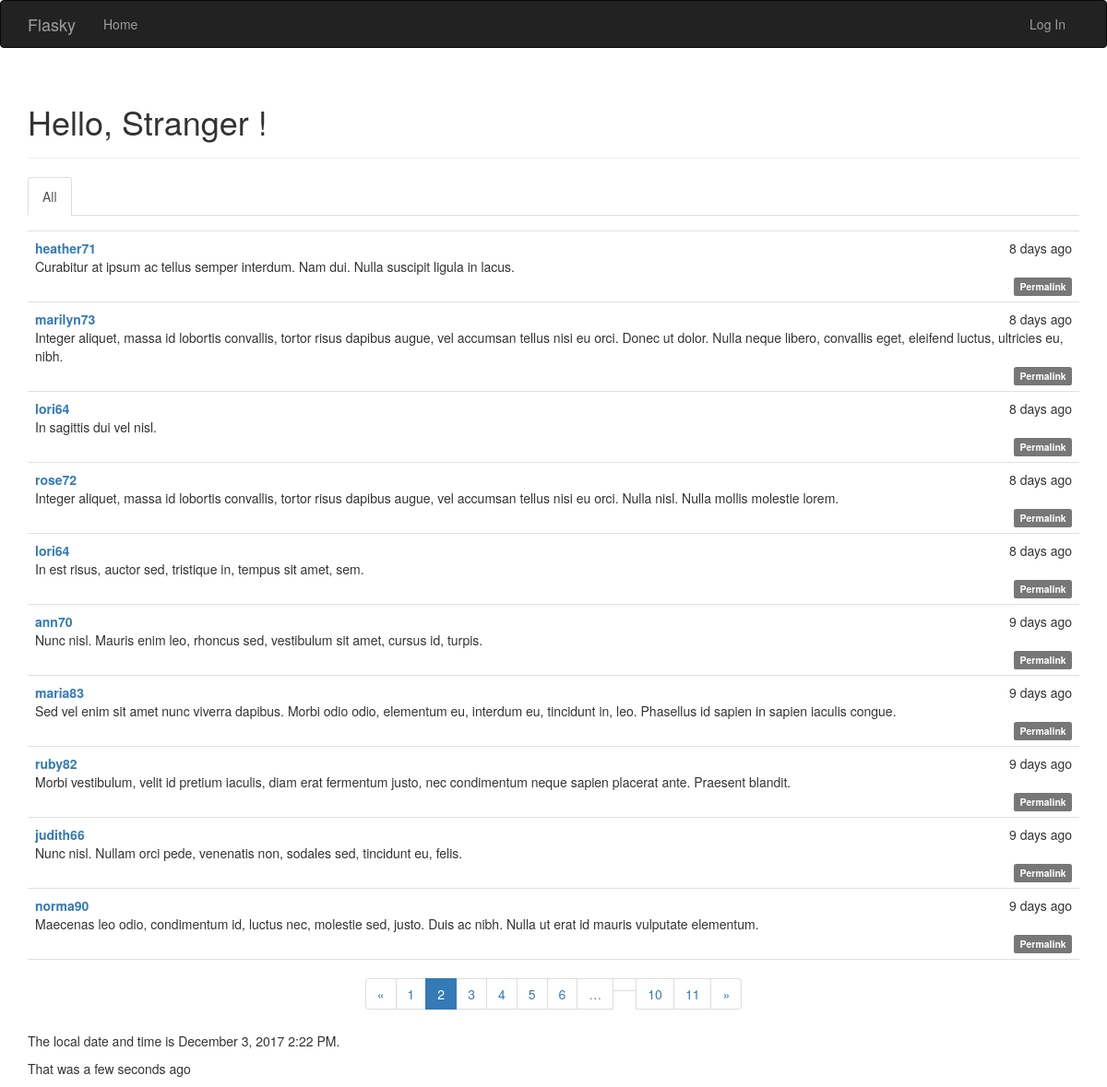
Screenshot of /?page=2 with the database file from the repository.
### app/models.py (models this page shows, shortened)
class Post(db.Model):
    __tablename__ = 'posts'
    id = db.Column(db.Integer, primary_key=True)
    body = db.Column(db.Text)
    timestamp = db.Column(db.DateTime, index=True, default=datetime.utcnow)
    author_id = db.Column(db.Integer, db.ForeignKey('users.id'))
    body_html = db.Column(db.Text)

class User(UserMixin, db.Model):
    __tablename__ = 'users'
    id = db.Column(db.Integer, primary_key=True)
    email = db.Column(db.String(64), unique=True, index=True)
    username = db.Column(db.String(32), unique=True, index=True)
    password_hash = db.Column(db.String(128))
    confirmed = db.Column(db.Boolean, default=False)
    name = db.Column(db.String(64))
    location = db.Column(db.String(64))
    about_me = db.Column(db.Text())
    member_since = db.Column(db.DateTime(), default=datetime.utcnow)
    last_seen = db.Column(db.DateTime(), default=datetime.utcnow)
    role_id = db.Column(db.Integer, db.ForeignKey('roles.id'))
    posts = db.relationship('Post', backref='author', lazy='dynamic')
    followed = db.relationship('Follow',
                                foreign_keys=[Follow.follower_id],
                                backref=db.backref('follower', lazy='joined'),
                                lazy='dynamic',
                                cascade='all, delete-orphan')
    followers = db.relationship('Follow',
                                foreign_keys=[Follow.followed_id],
                                backref=db.backref('followed', lazy='joined'),
                                lazy='dynamic',
                                cascade='all, delete-orphan')
    @property
    def password(self):
        raise AttributeError('password is not a readable attribute')

### app/main/views.py (the view)
@main.route('/', methods=['GET', 'POST'])
def index():
    form = PostForm()
    if current_user.can(Permission.WRITE_ARTICLES) and \
            form.validate_on_submit():
        post = Post(body=form.body.data,
                    author = current_user._get_current_object())
        db.session.add(post)
        return redirect(url_for('main.index'))
    page = request.args.get('page', 1, type=int)
    show_followed = False
    if current_user.is_authenticated:
        show_followed = bool(request.cookies.get('show_followed', ''))
    if show_followed:
        query = current_user.followed_posts
    else:
        query = Post.query
    pagination = query.order_by(Post.timestamp.desc()).paginate(
            page, per_page=current_app.config['FLASKY_POSTS_PER_PAGE'],
            error_out=False)
    posts = pagination.items
    return render_template('index.html', form=form, posts=posts,
            show_followed=show_followed,
            pagination=pagination, current_time=datetime.utcnow())

### app/auth/views.py (called while the page is built)
@auth.before_app_request
def before_request():
    if current_user.is_authenticated:
        current_user.ping()
        if not current_user.confirmed \
            and request.endpoint \
            and request.endpoint[:5] != 'auth.' \
            and request.endpoint != 'static':
                return redirect(url_for('auth.unconfirmed'))

### app/main/__init__.py (called while the page is built)
@main.app_context_processor
def inject_permissions():
    return dict(Permission=Permission)

### app/models.py (called while the page is built)
    def can(self, permissions):
        return False

### app/templates/index.html (shortened to what this page needs)
{% extends "base.html" %}
{% import "bootstrap/wtf.html" as wtf %}
{% import "_macros.html" as macros %}
{% block page_content %}
<div class="page-header">
    <h1>Hello,
    {% if current_user.is_authenticated %}
        {{ current_user.username }}
    {% else %}
        Stranger
    {% endif %}
    !</h1>
</div>
<div class="post-tabs">
    <ul class="nav nav-tabs">
        <li {% if not show_followed %} class="active" {% endif %}>
            <a href="{{url_for('main.show_all')}}">All</a>
        </li>
    </ul>
{% include "_posts.html" %}
</div>
<div class="pagination">
    {{ macros.pagination_widget(pagination, "main.index") }}
</div>
<p>The local date and time is {{ moment(current_time).format('LLL') }}.</p>
<p>That was {{moment(current_time).fromNow(refresh=True) }}</p>
{% endblock %}

### app/templates/_posts.html (shortened to what this page needs)
<ul class="posts">
    {% for post in posts %}
    <li class="post">
        <div class="post-date">{{ moment(post.timestamp).fromNow() }}</div>
        <div class="post-author">
            <a href="{{ url_for('main.user', username=post.author.username) }}">
            {{ post.author.username }}
            </a>
        </div>
            <div class="post-body">
            {% if post.body_html %}
                {{ post.body_html | safe }}
            {% else %}
                {{ post.body }}
            {% endif %}
            </div>
            <div class="post-footer">
                <a href="{{ url_for('main.post', id=post.id) }}">
                    <span class="label label-default">Permalink</span>
                </a>
            </div>
    </li>
    {% endfor %}
</ul>

### app/static/styles.css (style rules this page uses)
ul.posts { list-style-type: none; padding: 0px; margin: 16px 0px 0px 0px; border-top: 1px solid #e0e0e0; }
ul.posts li.post { padding: 8px; border-bottom: 1px solid #e0e0e0; }
div.post-date { float: right; }
div.post-author { font-weight: bold; }
div.post-footer { text-align: right; }
div.pagination { width: 100%; text-align: center; padding: 0px; margin: 0px; }

### rows the page displays
Post: timestamp "8 days ago", author.username "heather71", body "Curabitur at ipsum ac tellus semper interdum. Nam dui. Nulla suscipit ligula in lacus."
Post: timestamp "8 days ago", author.username "marilyn73", body "Integer aliquet, massa id lobortis convallis, tortor risus dapibus augue, vel accumsan tellus nisi eu orci. Donec ut dolor. Nulla neque libero, convallis eget, eleifend luctus, ultricies eu, nibh."
Post: timestamp "8 days ago", author.username "lori64", body "In sagittis dui vel nisl."
Post: timestamp "8 days ago", author.username "rose72", body "Integer aliquet, massa id lobortis convallis, tortor risus dapibus augue, vel accumsan tellus nisi eu orci. Nulla nisl. Nulla mollis molestie lorem."
Post: timestamp "8 days ago", author.username "lori64", body "In est risus, auctor sed, tristique in, tempus sit amet, sem."
Post: timestamp "9 days ago", author.username "ann70", body "Nunc nisl. Mauris enim leo, rhoncus sed, vestibulum sit amet, cursus id, turpis."
Post: timestamp "9 days ago", author.username "maria83", body "Sed vel enim sit amet nunc viverra dapibus. Morbi odio odio, elementum eu, interdum eu, tincidunt in, leo. Phasellus id sapien in sapien iaculis congue."
Post: timestamp "9 days ago", author.username "ruby82", body "Morbi vestibulum, velit id pretium iaculis, diam erat fermentum justo, nec condimentum neque sapien placerat ante. Praesent blandit."
Post: timestamp "9 days ago", author.username "judith66", body "Nunc nisl. Nullam orci pede, venenatis non, sodales sed, tincidunt eu, felis."
Post: timestamp "9 days ago", author.username "norma90", body "Maecenas leo odio, condimentum id, luctus nec, molestie sed, justo. Duis ac nibh. Nulla ut erat id mauris vulputate elementum."

### other values shown
{{ page }} "1" "3" "4" "5" "6" "10" "11"
{{ page }} "2"
